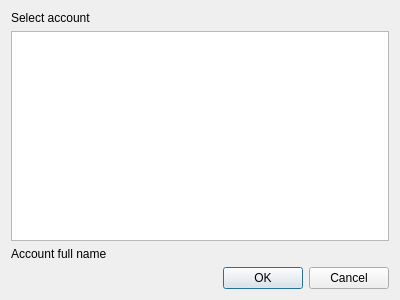
<?xml version="1.0" encoding="UTF-8"?>
<ui version="4.0">
 <class>Dialog</class>
 <widget class="QDialog" name="Dialog">
  <property name="geometry">
   <rect>
    <x>0</x>
    <y>0</y>
    <width>400</width>
    <height>300</height>
   </rect>
  </property>
  <property name="windowTitle">
   <string>Select account</string>
  </property>
  <layout class="QGridLayout" name="gridLayout">
   <item row="3" column="0">
    <widget class="QDialogButtonBox" name="buttonBox">
     <property name="orientation">
      <enum>Qt::Horizontal</enum>
     </property>
     <property name="standardButtons">
      <set>QDialogButtonBox::Cancel|QDialogButtonBox::Ok</set>
     </property>
    </widget>
   </item>
   <item row="1" column="0">
    <widget class="QTreeView" name="accountTreeView"/>
   </item>
   <item row="0" column="0">
    <widget class="QLabel" name="label">
     <property name="text">
      <string>Select account</string>
     </property>
    </widget>
   </item>
   <item row="2" column="0">
    <widget class="QLabel" name="accountFullName">
     <property name="text">
      <string>Account full name</string>
     </property>
    </widget>
   </item>
  </layout>
 </widget>
 <resources/>
 <connections>
  <connection>
   <sender>buttonBox</sender>
   <signal>accepted()</signal>
   <receiver>Dialog</receiver>
   <slot>accept()</slot>
   <hints>
    <hint type="sourcelabel">
     <x>248</x>
     <y>254</y>
    </hint>
    <hint type="destinationlabel">
     <x>157</x>
     <y>274</y>
    </hint>
   </hints>
  </connection>
  <connection>
   <sender>buttonBox</sender>
   <signal>rejected()</signal>
   <receiver>Dialog</receiver>
   <slot>reject()</slot>
   <hints>
    <hint type="sourcelabel">
     <x>316</x>
     <y>260</y>
    </hint>
    <hint type="destinationlabel">
     <x>286</x>
     <y>274</y>
    </hint>
   </hints>
  </connection>
 </connections>
</ui>
